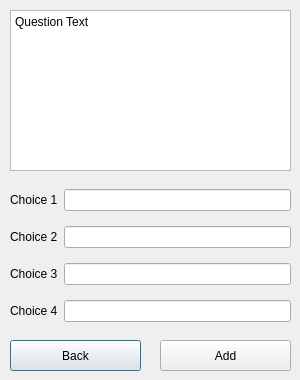
<?xml version="1.0" encoding="UTF-8"?>
<ui version="4.0">
 <class>addsurvey</class>
 <widget class="QDialog" name="addsurvey">
  <property name="geometry">
   <rect>
    <x>0</x>
    <y>0</y>
    <width>300</width>
    <height>380</height>
   </rect>
  </property>
  <property name="windowTitle">
   <string>Add New Survey Question</string>
  </property>
  <widget class="QWidget" name="layoutWidget">
   <property name="geometry">
    <rect>
     <x>10</x>
     <y>180</y>
     <width>281</width>
     <height>151</height>
    </rect>
   </property>
   <layout class="QGridLayout" name="gridLayout">
    <item row="0" column="0">
     <widget class="QLabel" name="label">
      <property name="text">
       <string>Choice 1</string>
      </property>
      <property name="buddy">
       <cstring>lineEdit</cstring>
      </property>
     </widget>
    </item>
    <item row="0" column="1">
     <widget class="QLineEdit" name="lineEdit"/>
    </item>
    <item row="1" column="0">
     <widget class="QLabel" name="label_2">
      <property name="text">
       <string>Choice 2</string>
      </property>
      <property name="buddy">
       <cstring>lineEdit_2</cstring>
      </property>
     </widget>
    </item>
    <item row="1" column="1">
     <widget class="QLineEdit" name="lineEdit_2"/>
    </item>
    <item row="2" column="0">
     <widget class="QLabel" name="label_3">
      <property name="text">
       <string>Choice 3</string>
      </property>
      <property name="buddy">
       <cstring>lineEdit_3</cstring>
      </property>
     </widget>
    </item>
    <item row="2" column="1">
     <widget class="QLineEdit" name="lineEdit_3"/>
    </item>
    <item row="3" column="0">
     <widget class="QLabel" name="label_4">
      <property name="text">
       <string>Choice 4</string>
      </property>
      <property name="buddy">
       <cstring>lineEdit_4</cstring>
      </property>
     </widget>
    </item>
    <item row="3" column="1">
     <widget class="QLineEdit" name="lineEdit_4"/>
    </item>
   </layout>
  </widget>
  <widget class="QPlainTextEdit" name="plainTextEdit">
   <property name="geometry">
    <rect>
     <x>10</x>
     <y>10</y>
     <width>281</width>
     <height>161</height>
    </rect>
   </property>
   <property name="plainText">
    <string>Question Text</string>
   </property>
  </widget>
  <widget class="QPushButton" name="pushButton">
   <property name="geometry">
    <rect>
     <x>10</x>
     <y>340</y>
     <width>131</width>
     <height>31</height>
    </rect>
   </property>
   <property name="text">
    <string>Back</string>
   </property>
  </widget>
  <widget class="QPushButton" name="pushButton_2">
   <property name="geometry">
    <rect>
     <x>160</x>
     <y>340</y>
     <width>131</width>
     <height>31</height>
    </rect>
   </property>
   <property name="text">
    <string>Add</string>
   </property>
  </widget>
 </widget>
 <resources/>
 <connections/>
</ui>
